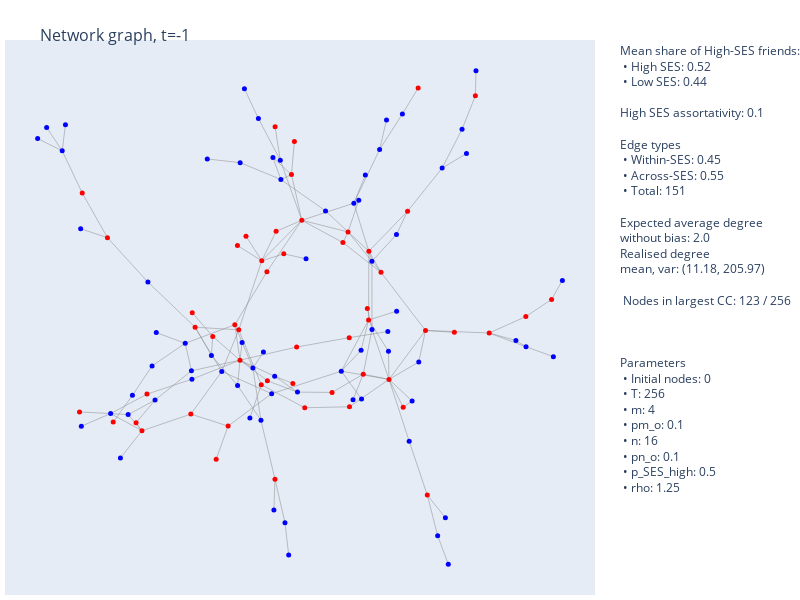

Source (notebook cell):
### Markdown cell above
### Plotly drawing

### Code cell
class plotly_sim_drawing(object):
    '''HELPER FUNCTIONS'''
    '''MODIFY THESE TO TAKE A SPECIFIC TIME INSTEAD'''
    # gets a tuple of arrays of edge positions
    def go_get_edge_positions(self, graph, graph_layout):

        edge_x = []
        edge_y = []

        for edge in graph.edges():
            x0, y0 = graph_layout[edge[0]]
            x1, y1 = graph_layout[edge[1]]
            edge_x.append(x0)
            edge_x.append(x1)
            edge_x.append(None)
            edge_y.append(y0)
            edge_y.append(y1)
            edge_y.append(None)


        return (edge_x, edge_y)

    # gets a edge trace based on a wanted layout and graph
    #to add color list later: https://stackoverflow.com/questions/62601052/option-to-add-edge-colouring-in-networkx-trace-using-plotly

    def go_get_edge_trace(self, graph, graph_layout):#, edge_color_list):
        edge_x, edge_y = self.go_get_edge_positions(graph, graph_layout)

        edge_trace = go.Scatter(
            x=edge_x, y=edge_y,
            hoverinfo=None,
            mode='lines',

            line=dict(
                width=0.5, 
                color='#888')
        )

        return edge_trace


    # returns a tuple with an array for each of x pos and y pos
    def go_get_node_positions(self, graph, graph_layout):

        node_x_list = []
        node_y_list = []

        for node in graph.nodes():
            node_x, node_y = graph_layout[node]
            node_x_list.append(node_x)
            node_y_list.append(node_y)


        return (node_x_list, node_y_list)

    # gets a node trace based on a wanted layout and graph
    def go_get_node_trace(self, graph, graph_layout, node_color_list, node_text):
        node_x, node_y = self.go_get_node_positions(graph, graph_layout)

        node_trace = go.Scatter(
            x=node_x, y=node_y,
            hoverinfo='text',
            mode='markers',
            text=node_text,
            #IDEA: add text for number of friends in each group

            marker=dict(
                size=5,
                color=node_color_list),
        )

        return node_trace


    def get_legend_text(self, simulation, graph):
        # share of H friends
        H_shares = simulation.helper_functions().average_neighbour_type_per_SES(graph)
        text_H_shares = f"Mean share of High-SES friends:<br> • High SES: {round(H_shares[0], 2)}<br> • Low SES: {round(H_shares[1], 2)}<br>"

        # attribute assortativity
        attr_assortativity = nx.assortativity.attribute_assortativity_coefficient(graph, 'SES_High')
        text_attr_assortativity = f"High SES assortativity: {round(attr_assortativity, 2)}"

        # edge types
        edge_type_counts = simulation.helper_functions().SES_edge_classifier_all(graph, return_counts = True)[2]
        within_count, cross_count = int(edge_type_counts[0][1]), int(edge_type_counts[1][1])
        total_count = within_count + cross_count
        text_edge_type_counts = f"<br>Edge types<br> • Within-SES: {round(within_count / total_count, 2)}<br> • Across-SES: {round(cross_count / total_count, 2)}<br> • Total: {total_count}"


        # largest connected component / unconnected nodes
        n_in_largest_cc = len(max(nx.connected_components(graph), key=len))
        text_largest_cc = f"<br> Nodes in largest CC: {n_in_largest_cc} / {simulation.T + simulation.initial_n}"

        # expected number of connections per node without bias vs realised average degree and variance
        degree_hist = nx.degree_histogram(graph)
        avg_degree = round(np.average(degree_hist), 2)
        var_degree = round(np.var(degree_hist), 2)

        no_bias_expected_degree = simulation.m*simulation.pm_o + simulation.n*simulation.pn_o
        realised_degree_dist = (avg_degree, var_degree)
        text_encpn = f"<br>Expected average degree <br>without bias: {no_bias_expected_degree}<br>Realised degree <br>mean, var: {realised_degree_dist}"


        # parameters?
        text_parameters = f"<br><br><br>Parameters<br> • Initial nodes: {simulation.initial_n}<br> • T: {simulation.T}<br> • m: {simulation.m}<br> • pm_o: {simulation.pm_o}<br> • n: {simulation.n}<br> • pn_o: {simulation.pn_o}<br> • p_SES_high: {simulation.p_SES_high}<br> • rho: {simulation.rho}"

        # combine everything
        all_texts = [text_H_shares, text_attr_assortativity, text_edge_type_counts, text_encpn, text_largest_cc, text_parameters]
        
        final_text = '<br>'.join(all_texts)
        return final_text




    '''ACTUAL DRAWINGS'''

    # basic plotly draw
    def plotly_draw(self, simulation, t=-1, layout='spring', draw_largest_CC=True):
        graph = simulation.graph_history[t]

        # only draw the largest connected component (since there are always a few nodes with no connections which makes the graph ugly)
        if draw_largest_CC == True:
            largest_CC = max(nx.connected_components(graph), key=len)
            graph = graph.subgraph(largest_CC).copy()

        SES_list = list(simulation.helper_functions().get_select_node_attributes(graph, 'SES_High', graph.nodes()).values())
        SES_color_list = ['blue' if SES == 1 else 'red' for SES in SES_list]


        # node texts
        '''also add share of H/L neighbour and degree'''
        node_text = [str(i) + '_' + str(j) for i, j in zip(list(graph.nodes()), SES_list)]

        graph_layout = nx.spring_layout(graph, seed=42, scale=10) if layout =='spring' else nx.random_layout(graph)

        edge_trace = self.go_get_edge_trace(graph, graph_layout)
        node_trace = self.go_get_node_trace(graph, graph_layout, SES_color_list, node_text)


        # legend: parameters, realised values of a bunch of things
        legend_text = self.get_legend_text(simulation, graph)

        # actual figure
        fig = go.Figure(data=[edge_trace, node_trace],
                    layout=go.Layout(
                        title=f'<br>Network graph, t={t}',
                        titlefont_size=16,
                        showlegend=False,
                        hovermode='closest',
                        margin=dict(b=5,l=5,r=205,t=40),
                        annotations=[dict(
                            text=legend_text,
                            align='left',
                            showarrow=False,
                            xref="paper", yref="paper",
                            x=1.35, y=1)],
                        xaxis=dict(showgrid=False, zeroline=False, showticklabels=False),
                        yaxis=dict(showgrid=False, zeroline=False, showticklabels=False),
                        width=800, height=600)                      
                        )


        return fig


plotly_sim_drawing.plotly_draw(plotly_sim_drawing(), new_sim, -1, layout='spring', draw_largest_CC=True)

### Figure 1 — Plotly figure (JSON) as saved in the notebook; plotly's stock layout.template omitted (floating-point values rounded to 4 significant figures; data arrays with more than 128 entries replaced by an {"elided": "..."} marker saying what was removed)
{"data": [{"line": {"color": "#888", "width": 0.5}, "mode": "lines", "type": "scatter", "x": {"elided": "453 float values"}, "y": {"elided": "453 float values"}}, {"hoverinfo": "text", "marker": {"color": ["blue", "red", "blue", "blue", "red", "red", "blue", "red", "blue", "red", "blue", "blue", "red", "red", "blue", "red", "blue", "red", "blue", "blue", "blue", "blue", "blue", "red", "red", "red", "red", "blue", "blue", "red", "blue", "red", "red", "red", "red", "blue", "red", "blue", "red", "red", "blue", "blue", "blue", "blue", "blue", "red", "blue", "red", "blue", "red", "red", "red", "red", "blue", "red", "red", "red", "blue", "red", "red", "blue", "red", "red", "blue", "blue", "blue", "blue", "blue", "blue", "blue", "blue", "blue", "blue", "blue", "blue", "blue", "red", "blue", "red", "red", "blue", "red", "blue", "red", "blue", "blue", "blue", "blue", "blue", "blue", "blue", "red", "blue", "blue", "red", "red", "red", "red", "red", "red", "blue", "blue", "red", "blue", "blue", "blue", "blue", "blue", "blue", "blue", "red", "blue", "blue", "red", "red", "blue", "blue", "red", "blue", "blue", "red", "red", "blue"], "size": 5}, "mode": "markers", "text": ["1_1", "3_0", "4_1", "5_1", "6_0", "8_0", "9_1", "10_0", "11_1", "12_0", "17_1", "18_1", "20_0", "22_0", "23_1", "24_0", "25_1", "27_0", "28_1", "33_1", "34_1", "35_1", "36_1", "37_0", "39_0", "40_0", "43_0", "44_1", "45_1", "47_0", "54_1", "55_0", "57_0", "61_0", "62_0", "63_1", "67_0", "68_1", "71_0", "72_0", "75_1", "76_1", "79_1", "82_1", "84_1", "85_0", "86_1", "87_0", "88_1", "92_0", "94_0", "95_0", "96_0", "98_1", "99_0", "101_0", "102_0", "106_1", "108_0", "111_0", "115_1", "117_0", "118_0", "119_1", "122_1", "123_1", "126_1", "127_1", "131_1", "140_1", "141_1", "143_1", "144_1", "147_1", "149_1", "152_1", "153_0", "155_1", "157_0", "158_0", "159_1", "160_0", "163_1", "164_0", "166_1", "168_1", "169_1", "173_1", "178_1", "182_1", "183_1", "184_0", "188_1", "190_1", "191_0", "192_0", "193_0", "194_0", "200_0", "202_0", "205_1", "206_1", "209_0", "211_1", "213_1", "214_1", "216_1", "217_1", "220_1", "221_1", "222_0", "226_1", "227_1", "230_0", "231_0", "238_1", "240_1", "243_0", "244_1", "248_1", "249_0", "251_0", "255_1"], "type": "scatter", "x": [5.491, 0.2291, -0.9014, -6.939, -1.272, 1.963, 3.785, -8.107, 4.365, 3.499, -6.284, -1.399, -0.1591, 4.868, -0.7884, -2.089, -0.5781, 2.732, -6.123, -1.211, 4.255, -5.386, -3.892, -5.578, -1.864, -0.04997, -0.7733, -2.18, -6.574, -8.006, -0.4019, 6.738, -2.135, -7.06, -1.081, 6.237, -3.11, -0.5558, 3.199, 2.016, -1.606, -2.773, 0.3874, 2.365, -8.634, -2.184, -1.303, 9.595, 1.709, -1.063, -0.7353, 7.256, 2.006, -8.756, -5.765, -5.986, 2.744, 2.451, -2.283, 4.196, 2.18, 0.3403, -1.292, -3.91, -1.924, -5.229, 2.469, 4.001, 3.146, 2.861, 3.455, -0.2629, -8.039, -1.718, -0.8177, 5.722, 2.687, 2.149, -3.933, 4.591, -0.8533, -0.7775, -8.065, 4.935, 0.06643, -3.316, 5.613, -5.542, 2.612, 6.404, -4.143, 0.03535, 10, 5.323, 2.533, 1.363, -6.844, -3.88, 4.031, -3.772, -3.161, -5.274, -2.535, 6.761, 2.858, -9.34, 3.405, 8.257, -2.011, 3.779, 1.77, -2.084, -9.678, -0.4482, 5.949, 8.637, 9.663, -2.983, 4.615, 3.478, -0.107, 8.63, 1.119], "y": [5.004, 3.187, -2.849, -3.542, 1.776, 2.781, 0.02264, -3.484, -3.105, -2.351, -3.578, 6.728, 4.777, -0.6478, -2.242, -1.683, 5.28, -0.2847, -2.907, -1.399, -4.501, -1.882, -2.345, -2.864, 2.635, 5.929, 6.443, -2.561, -5.089, 4.135, -7.343, 7.519, -0.6269, 2.581, 1.394, 6.357, -0.8549, 4.606, 1.374, -3.305, -1.958, -2.075, 1.847, 3.886, 6.512, 2.306, -3.778, 0.4308, -2.066, -2.4, 2.801, -0.7376, -0.899, 5.605, -4.139, -3.86, 2.109, -1.336, -0.4499, 3.504, 3.781, -3.339, -2.538, -2.053, 7.766, -0.7238, -3.037, 6.885, 5.647, -0.6117, -0.6872, -8.46, -3.979, -3.694, -6.894, -8.782, 0.1129, -3.06, -3.561, 7.787, 5.369, -5.823, 2.89, -6.38, -2.795, 5.32, -7.167, 1.035, 4.76, 5.51, -1.094, -1.226, 1.094, -7.795, -2.17, -2.805, -3.839, -0.03464, -3.32, -0.5365, -1.519, -3.073, -3.976, 8.386, 1.758, 6.42, 6.677, -0.9959, -1.071, 2.691, 2.409, 5.192, 6.031, 2.017, -0.7153, -1.218, -1.56, -5.133, -1.746, -1.369, -2.491, -0.1657, 3.513]}], "layout": {"annotations": [{"align": "left", "showarrow": false, "text": "Mean share of High-SES friends:<br> • High SES: 0.52<br> • Low SES: 0.44<br><br>High SES assortativity: 0.1<br><br>Edge types<br> • Within-SES: 0.45<br> • Across-SES: 0.55<br> • Total: 151<br><br>Expected average degree <br>without bias: 2.0<br>Realised degree <br>mean, var: (11.18, 205.97)<br><br> Nodes in largest CC: 123 / 256<br><br><br><br>Parameters<br> • Initial nodes: 0<br> • T: 256<br> • m: 4<br> • pm_o: 0.1<br> • n: 16<br> • pn_o: 0.1<br> • p_SES_high: 0.5<br> • rho: 1.25", "x": 1.35, "xref": "paper", "y": 1, "yref": "paper"}], "height": 600, "hovermode": "closest", "margin": {"b": 5, "l": 5, "r": 205, "t": 40}, "showlegend": false, "title": {"font": {"size": 16}, "text": "<br>Network graph, t=-1"}, "width": 800, "xaxis": {"showgrid": false, "showticklabels": false, "zeroline": false}, "yaxis": {"showgrid": false, "showticklabels": false, "zeroline": false}}}
